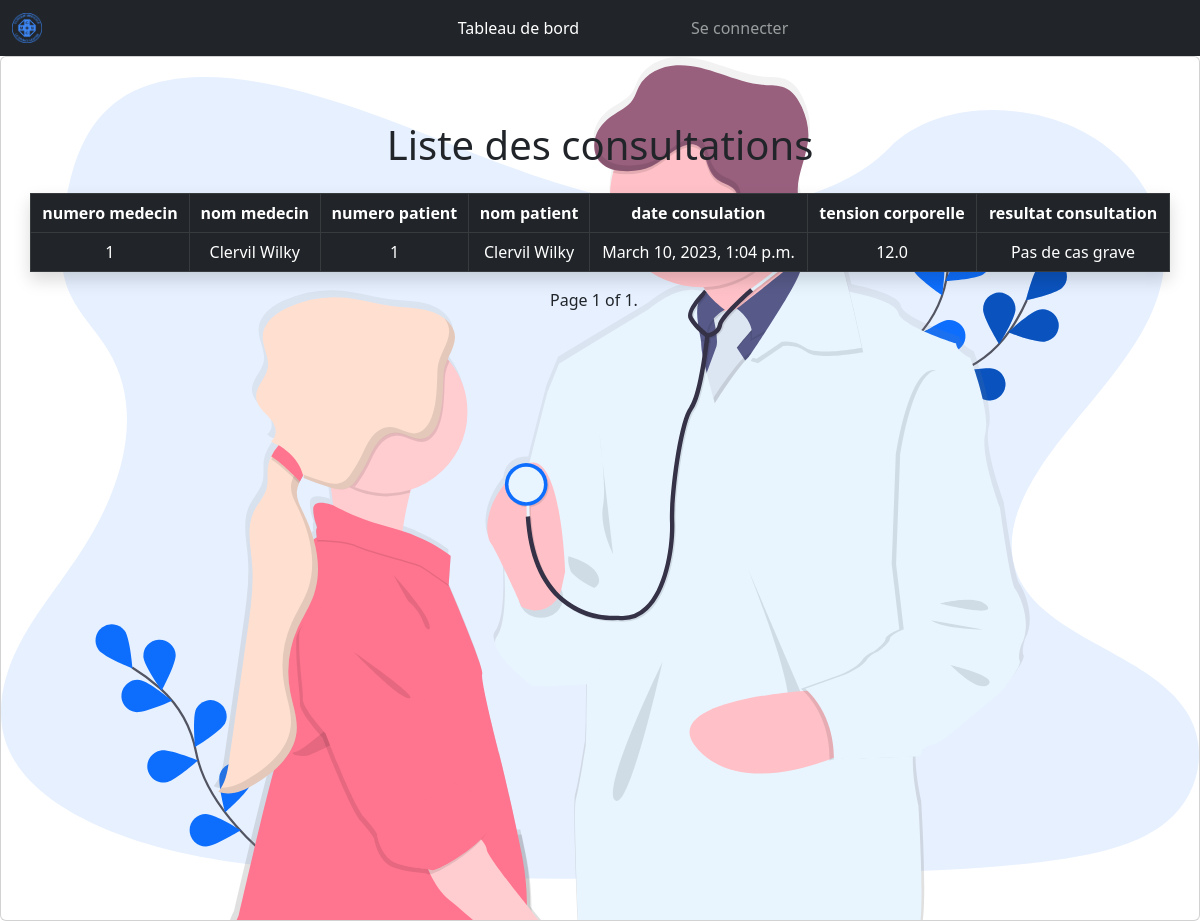
/consultation/lister_consultation/, run on the app's committed database.
### consultation/models.py (models this page shows)
class Consulter(models.Model):
    num_medecin = models.ForeignKey(umodels.Medecin,on_delete=models.CASCADE)
    num_patient = models.ForeignKey(acmodels.Patient,on_delete=models.CASCADE)
    date_consultation = models.DateTimeField(auto_now_add=True)
    tension_corporelle = models.FloatField()
    resultat_consultation = models.TextField()
    class Meta:
        constraints = [
            models.constraints.UniqueConstraint(fields=['num_patient','num_medecin','date_consultation'],name='patient_medecin_date_consultation_unique')
        ]

### medecin/models.py (models this page shows, shortened)
class Medecin(models.Model):
    num_medecin = models.AutoField(primary_key=True)
    user = models.OneToOneField(User,on_delete=models.CASCADE,null=True,blank=True)
    nom_poste = models.ForeignKey(Poste, on_delete=models.CASCADE,null=True,blank=True)
    num_medecin_chef = models.IntegerField()
    nom_medecin = models.CharField(max_length=20)
    prenom_medecin = models.CharField(max_length=20)

### accueil/models.py (models this page shows, shortened)
class Patient (models.Model):
    num_patient = models.AutoField(primary_key=True)
    nom_patient = models.CharField(max_length=20)
    prenom_patient = models.CharField(max_length=20)
    adresse_patient = models.CharField(max_length=255)
    no_tel_patient = models.IntegerField()
    date_naissance = models.DateField()
    groupe_sanguin = models.CharField(max_length=1, null=True,blank=True)

### consultation/views.py (the view)
# urls.py: path('lister_consultation/',views.ListerConsultation.as_view(),name='lister_consultation'),
class ListerConsultation(generic.ListView):
    model = models.Consulter
    template_name = 'consultation/liste_consultation.html'
    paginate_by = 8
    context_object_name = 'liste_consultation'

### consultation/templates/consultation/liste_consultation.html (shortened to what this page needs)
{% extends 'base.html' %}
{% load static %}
{% block content %}
    <div class="card">
        <img src="{% static 'svg2/undraw_doctor_kw5l.svg' %}" class="card-img" alt="...">
        <div class="card-img-overlay w-100 justify-content-center d-flex mt-5">
            <div class="container">
                    <div class="row">
                        <h1 class="text-center">Liste des consultations</h1>
                        <table class="table shadow table-bordered mt-3">
                            <thead class="table-dark">
                                <tr>
                                    <th class="text-center" scope="col">numero medecin</th>
                                    <th class="text-center" scope="col">nom medecin</th>
                                    <th class="text-center" scope="col">numero patient</th>
                                    <th class="text-center" scope="col">nom patient</th>
                                    <th class="text-center" scope="col">date consulation</th>
                                    <th class="text-center" scope="col">tension corporelle</th>
                                    <th class="text-center" scope="col">resultat consultation</th>
                                </tr>
                            </thead>
                            <tbody class="table-dark">
                                {% for consultation in page_obj %}
                                    <tr>
                                        <td class="text-center">{{consultation.num_medecin.num_medecin}}</td>
                                        <td class="text-center">{{consultation.num_medecin.nom_medecin}} {{consultation.num_medecin.prenom_medecin}}</td>
                                        <td class="text-center">{{consultation.num_patient.num_patient}}</td>
                                        <td class="text-center">{{consultation.num_patient.nom_patient}} {{consultation.num_patient.prenom_patient}}</td>
                                        <td class="text-center">{{consultation.date_consultation}}</td>
                                        <td class="text-center">{{consultation.tension_corporelle}}</td>
                                        <td class="text-center">{{consultation.resultat_consultation}}</td>
                                    </tr>
                                {% endfor %}
                            </tbody>
                        </table>
                        <div class="pagination d-flex justify-content-center">
                            <span class="step-links">
                                <span class="current">
                                    Page {{ page_obj.number }} of {{ page_obj.paginator.num_pages }}.
                                </span>
                            </span>
                        </div>
                    </div>
        </div>
    </div>
{% endblock content %}

### data on the page
Consulter: num_medecin.num_medecin "1", num_medecin.nom_medecin "Clervil", num_medecin.prenom_medecin "Wilky", num_patient.num_patient "1", num_patient.nom_patient "Clervil", num_patient.prenom_patient "Wilky", date_consultation "March 10, 2023, 1:04 p.m.", tension_corporelle "12.0", resultat_consultation "Pas de cas grave"

### other printed values
{{ page_obj.number }} "1"
{{ page_obj.paginator.num_pages }} "1"
